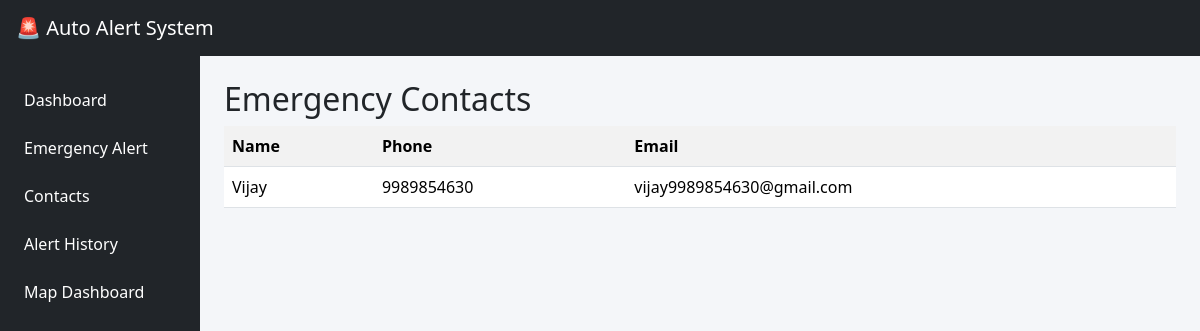
Page /contacts/ (signed in) on the committed database.
### alerts/models.py (models this page shows)
class EmergencyContact(models.Model):
    user = models.ForeignKey(User, on_delete=models.CASCADE)
    name = models.CharField(max_length=100)
    phone_number = models.CharField(max_length=15)
    email = models.EmailField(null=True, blank=True)

### alerts/views.py (the view)
# urls.py: path("contacts/", views.contacts_page),
@login_required
def contacts_page(request):
    contacts = EmergencyContact.objects.all()
    return render(request, "contacts.html", {
        "contacts": contacts
    })

### alerts/templates/contacts.html
{% extends 'base.html' %}
{% block content %}
<h2>Emergency Contacts</h2>
<table class="table table-striped">
<tr>
<th>Name</th>
<th>Phone</th>
<th>Email</th>
</tr>
{% for contact in contacts %}
<tr>
<td>{{ contact.name }}</td>
<td>{{ contact.phone_number }}</td>
<td>{{ contact.email }}</td>
</tr>
{% endfor %}
</table>
{% endblock %}

### alerts/templates/base.html (style rules this page uses)
body { background:#f4f6f9; }

### rows in the picture
EmergencyContact: name "Vijay", phone_number "9989854630", email "vijay9989854630@gmail.com"
